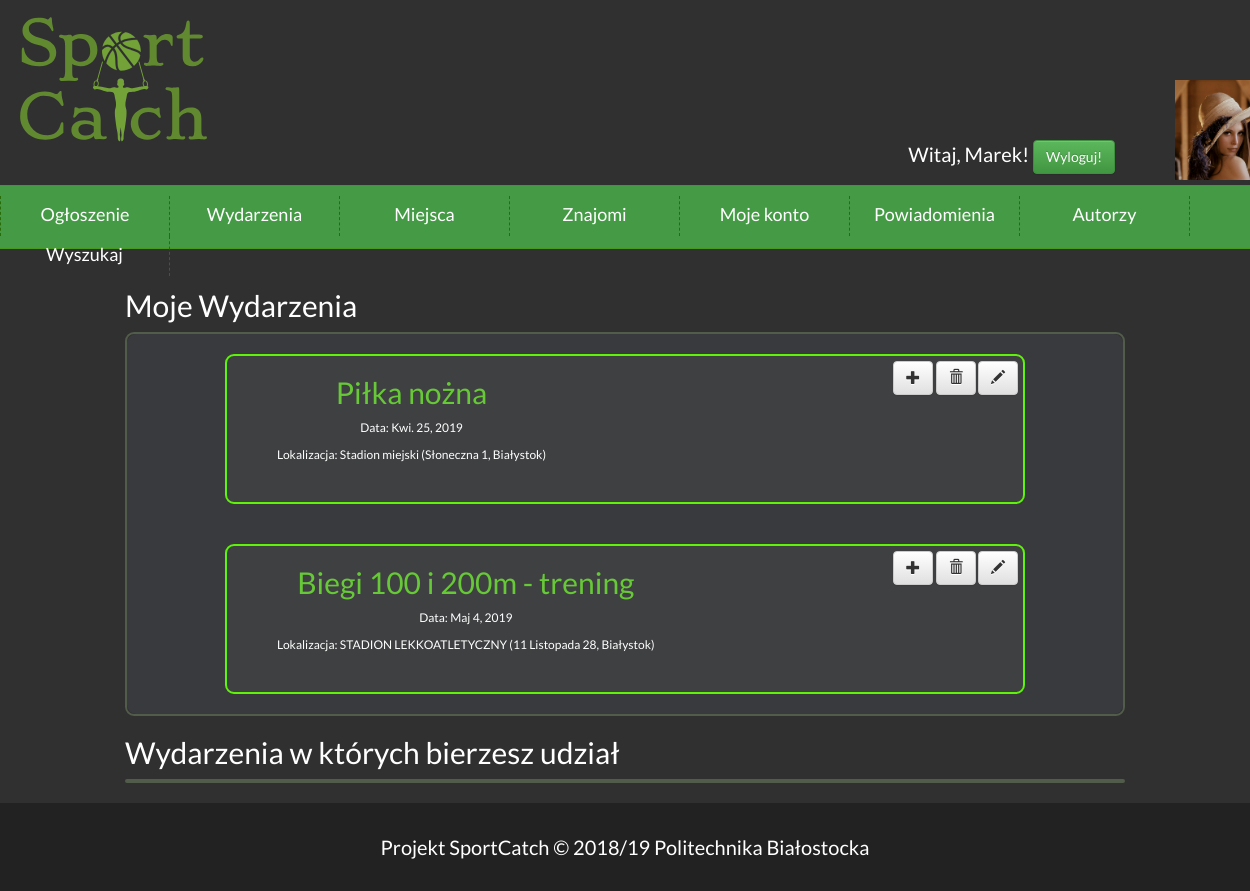
Screenshot of /moje_wydadzene (signed in) with the database file from the repository.
### account/models.py (models this page shows, shortened)
class Profile(models.Model):
    user = models.OneToOneField(settings.AUTH_USER_MODEL, on_delete=models.CASCADE)
    date_of_birth = models.DateField(blank=True, null=True)
    photo = models.ImageField(upload_to='profile_image', blank=True)
    friends=models.ManyToManyField("self",related_name="friends")
    rate=models.IntegerField(default=0)

### event/models.py (models this page shows, shortened)
class wydarzenie(models.Model):
    miejsce=models.ForeignKey(miejsce,on_delete=models.CASCADE)
    nazwa=models.CharField(max_length=50)
    data_rozpoczecia=models.DateField()
    organizator=models.ForeignKey(User,on_delete=models.CASCADE,related_name='wydarzenia')
    opis=models.TextField()
    uczestnicy=models.ManyToManyField(User,related_name="uczestnicy")
    Srednia_ocen=models.IntegerField( default=0)
    photo = models.ImageField(upload_to="wydarzenia/", blank=True, default='miejsca/Default.jpg')

class miejsce(models.Model):
    adres=models.CharField(max_length=100)
    miasto=models.CharField(max_length=100, default="Białystok")
    nazwa=models.CharField(max_length=100)
    zaakceptowane=models.BooleanField(default=False)
    Srednia_ocen=models.IntegerField( default=0)
    photo = models.ImageField(upload_to='miejsca/', blank=True, default='miejsca/Default.jpg')
    def __str__(self):
        return "{} ({}, {})".format(self.nazwa, self.adres, self.miasto)
    class Meta:
        verbose_name = 'Miejsce'
        verbose_name_plural = 'Miejsca'

### event/views.py (the view)
# urls.py: path("moje_wydadzene", views.get_self_events, name="moje_wydzarzenia"),
def get_self_events(request):
    user = Profile.objects.all()
    if request.user.is_authenticated:
        try:
            user = Profile.objects.get(user=request.user)
        except Profile.DoesNotExist:
            user = None
        id = request.user
        Wlasne = wydarzenie.objects.filter(organizator=id)
        Udzial = wydarzenie.objects.filter(uczestnicy=id)
        context = {'Wlasne': Wlasne, 'Udzial': Udzial, 'user': user,'userr':id}
        return render(request, 'event/moje_wydarzenia.html', context)
    return redirect('login')

### event/templates/event/moje_wydarzenia.html (shortened to what this page needs)
<!DOCTYPE html>
<html lang="en">
{% extends 'Base.html' %}
{% block content %}
<h2>Moje Wydarzenia</h2>
<div class="wydarzenia">
		<div class="Elementy_wydarzen">
		{% for event in Wlasne %}
		<div class="Obramowanie">
		<div class="Text">
			<h2><a href="{%url 'event_detail' pk=event.pk%}">{{event.nazwa}}</a></h2>
			<p>Data: {{event.data_rozpoczecia}}</p>
			<p>Lokalizacja: {{event.miejsce}}</p>
			</div>
			{% if request.user.is_authenticated%}
			<div class="options">
			<a class="btn btn-default" href="{%url 'new_event'%}"><span class="glyphicon glyphicon-plus"></span></a>
			<a class="btn btn-default" href="{%url 'event_delete' pk=event.pk%}"><span class="glyphicon glyphicon-trash"></span></a>
			<a class="btn btn-default" href="{%url 'edit_event' pk=event.pk%}"><span class="glyphicon glyphicon-pencil"></span></a>
			</div>
			{%endif%}
			</div>
		{%endfor%}
	</div>
	</div>
<h2>Wydarzenia w których bierzesz udział</h2>
<div class="wydarzenia">
		{% for event in Udzial %}
		{% load filter %}
		{%endfor%}
		</div>
{% endblock %}

### event/templates/Base.html (shortened to what this page needs)
<!DOCTYPE HTML>
<html lang="pl">
<head>
	<link rel="stylesheet" href="https://maxcdn.bootstrapcdn.com/bootstrap/3.3.7/css/bootstrap.min.css">
	<link rel="stylesheet" href="https://maxcdn.bootstrapcdn.com/bootstrap/3.3.7/css/bootstrap-theme.min.css">
	<link href="/static/style.css" rel="stylesheet" type="text/css" />
	<link href="css/fontello.css" rel="stylesheet" type="text/css" />
</head>
<body>
	<div class="wrapper">
		<div class="header">
			<div class="logo">
				<a  href="{% url 'index' %}"><img src="/static/images/sportcatch.svg"/></a>
			</div>
		</div>
		<div class="login" >
		{% if request.user.is_authenticated%}
			<p>
			Witaj, {{ request.user.username }}!
			<a href="{% url 'logout' %}" class="btn btn-success">
                Wyloguj!
                 </a>
			</p>
			{% if user.photo %} <p></p>
		<img   height="100" src="{{user.photo.url}}"/>
			{%endif%}
		{% else %}
			<div style="margin-top:60px;">
			<a  href="{% url 'login'%}?next={{ request.path|urlencode }}" class="btn btn-success">Zaloguj się</a>
			<span >lub</span>
			<a href="{% url 'register' %}"  class="btn btn-danger">Zarejestruj się</a>
				</div>
			{% endif %}
		</div>
		<div class="nav">
			<ol>
				<li><span>Ogłoszenie</span>
				</li>
				<li><span>Wydarzenia</span>
				</li>
				<li><span>Miejsca</span>
				</li>
				{% if not request.user.username == 'admin' %}
				{% if request.user.is_authenticated%}
				<li><a href="#">Znajomi</a>
				</li>
				{%endif%}
				{% if request.user.is_authenticated%}
				<li><a href="{% url 'my_account' %}">Moje konto</a></li>
				<li>{% if request.session.new_notifications != null %}
					<a href="{% url 'get_notifications'%}">{{request.session.new_notifications}}</a>
					{% else %}
					<a href="{% url 'get_notifications'%}">Powiadomienia</a>
					{% endif %}
				</li>
				{%endif%}
				{%endif%}
				<li><a href="{% url 'authors' %}">Autorzy</a></li>
				<li><a href="{%url 'searching' %}">Wyszukaj</a></li>
			</ol>
		</div>
		<div class="content">
			{% block content %}
			{% load emoticons_tags %}
			{% endblock content %}
		</div>
		<div class="footer">Projekt SportCatch &copy; 2018/19 Politechnika Białostocka</div>
	</div>
</body>
</html>

### event/static/style.css (style rules this page uses)
body { background-color: #303030; color: #ffffff; font-family: 'Lato', sans-serif; font-size: 20px; margin: 0 !important; }
.wrapper { width: 100%; }
.header { width:100%; padding: 0 0 80px; }
.login { position:relative; height:100px; width: 400px; top:0%; left:70%; margin-bottom: 5px; }
.login img { position:absolute; right:0%; top:0%; }
.login p { margin-top:60px; position:absolute; right:40%; }
.logo { width: 450px; font-size: 48px; margin-left: 10px; margin-top: 10px; margin-right: auto; float: left; }
.logo img { height:150px; }
.nav { width: 100%; padding: 10px 0; background-color: #459b45; text-align: center; border-top: 1px solid #46981F; border-bottom: 1px solid #46981F; }
.content { margin-top: 10px; margin-bottom: 10px; width: 1000px; margin-left: auto; margin-right: auto; text-align: justify; padding-top: 10px; min-height: 460px; }
.footer { text-align: center; background-color: #222222; padding: 30px; margin-top: 20px; }
ol { padding: 0; margin: 0; list-style-type: none; font-size: 18px; height: 35px; line-height: 200%; display: inline-block; }
ol a { color: #ffffff; text-decoration: none; display: block; }
ol > li { float: left; width: 170px; height: 40px; border-right: 1px dashed #296D09; transition: 0.3s; }
ol > li:first-child { border-left: 1px dashed #296D09; }
.wydarzenia { text-align: center; }
.Elementy_wydarzen { background-color:#383a3d; height: 70%px; width: 70%px; display: flex; justify-content:center; flex-direction:column; border-radius: 9px; }
.Obramowanie { margin:auto; margin-top:20px; margin-bottom: 20px; background-color: rgba(67, 67, 68, 0.74); height: 150px; width: 800px; border-radius: 9px; border: #5ef308; border-style: solid; border-width: 2px; font-size: 12px; }
.Text a { color:#67C838; }
.Text { float: left; margin-left: 50px; }
.options { margin: 5px; float: right; color: #222222; }
.wydarzenia { border-radius: 9px; border: #515c4a; border-style: solid; border-width: 2px; }

### rows the page displays
Profile: photo (picture)
wydarzenie: nazwa "Piłka nożna", data_rozpoczecia "Kwi. 25, 2019", miejsce "Stadion miejski (Słoneczna 1, Białystok)"
wydarzenie: nazwa "Biegi 100 i 200m - trening", data_rozpoczecia "Maj 4, 2019", miejsce "STADION LEKKOATLETYCZNY (11 Listopada 28, Białystok)"

### other values shown
{{ request.user.username }} "Marek"
